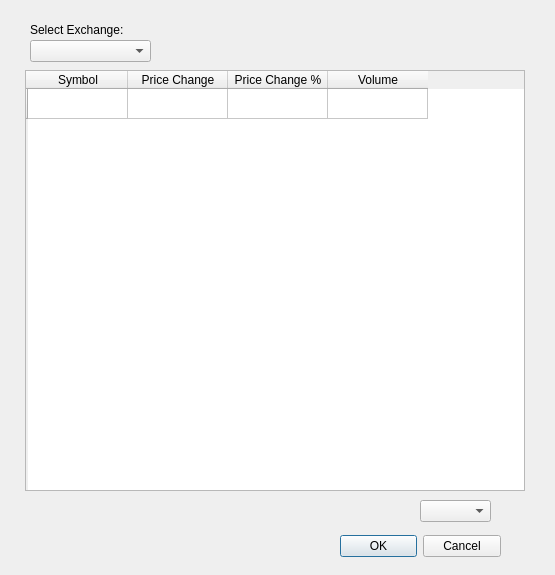
<?xml version="1.0" encoding="UTF-8"?>
<ui version="4.0">
 <class>Dialog</class>
 <widget class="QDialog" name="Dialog">
  <property name="geometry">
   <rect>
    <x>0</x>
    <y>0</y>
    <width>555</width>
    <height>575</height>
   </rect>
  </property>
  <property name="windowTitle">
   <string>Select coin from 24hr price change list</string>
  </property>
  <property name="windowIcon">
   <iconset>
    <normaloff>logotop.png</normaloff>logotop.png</iconset>
  </property>
  <widget class="QDialogButtonBox" name="buttonBox">
   <property name="geometry">
    <rect>
     <x>340</x>
     <y>530</y>
     <width>161</width>
     <height>32</height>
    </rect>
   </property>
   <property name="orientation">
    <enum>Qt::Horizontal</enum>
   </property>
   <property name="standardButtons">
    <set>QDialogButtonBox::Cancel|QDialogButtonBox::Ok</set>
   </property>
  </widget>
  <widget class="QTableWidget" name="tableWidget">
   <property name="geometry">
    <rect>
     <x>25</x>
     <y>70</y>
     <width>500</width>
     <height>421</height>
    </rect>
   </property>
   <attribute name="verticalHeaderShowSortIndicator" stdset="0">
    <bool>false</bool>
   </attribute>
   <row>
    <property name="text">
     <string/>
    </property>
   </row>
   <column>
    <property name="text">
     <string>Symbol</string>
    </property>
   </column>
   <column>
    <property name="text">
     <string>Price Change</string>
    </property>
   </column>
   <column>
    <property name="text">
     <string>Price Change %</string>
    </property>
   </column>
   <column>
    <property name="text">
     <string>Volume</string>
    </property>
   </column>
  </widget>
  <widget class="QComboBox" name="comboBox">
   <property name="geometry">
    <rect>
     <x>420</x>
     <y>500</y>
     <width>71</width>
     <height>22</height>
    </rect>
   </property>
  </widget>
  <widget class="QComboBox" name="exchangeCombobox">
   <property name="geometry">
    <rect>
     <x>30</x>
     <y>40</y>
     <width>121</width>
     <height>22</height>
    </rect>
   </property>
  </widget>
  <widget class="QLabel" name="label">
   <property name="geometry">
    <rect>
     <x>30</x>
     <y>20</y>
     <width>111</width>
     <height>20</height>
    </rect>
   </property>
   <property name="text">
    <string>Select Exchange:</string>
   </property>
  </widget>
 </widget>
 <resources/>
 <connections>
  <connection>
   <sender>buttonBox</sender>
   <signal>accepted()</signal>
   <receiver>Dialog</receiver>
   <slot>accept()</slot>
   <hints>
    <hint type="sourcelabel">
     <x>248</x>
     <y>254</y>
    </hint>
    <hint type="destinationlabel">
     <x>157</x>
     <y>274</y>
    </hint>
   </hints>
  </connection>
  <connection>
   <sender>buttonBox</sender>
   <signal>rejected()</signal>
   <receiver>Dialog</receiver>
   <slot>reject()</slot>
   <hints>
    <hint type="sourcelabel">
     <x>316</x>
     <y>260</y>
    </hint>
    <hint type="destinationlabel">
     <x>286</x>
     <y>274</y>
    </hint>
   </hints>
  </connection>
 </connections>
</ui>
